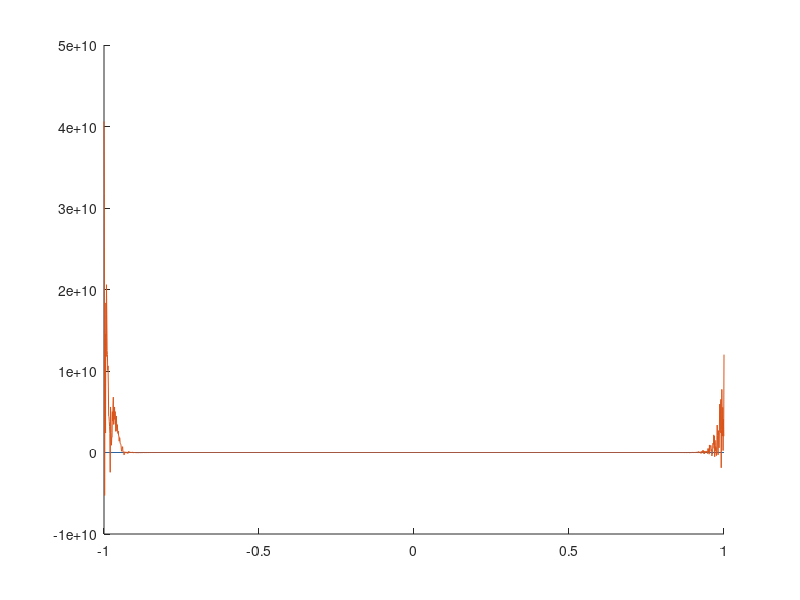

Recreate this plot in MATLAB.
% Langrange seems to be best choice
% Monomial is not stable enough
% Don't need adaptive of Newton

f = @(x) cos(30*pi*x);
f_xi = @(i,n) cos((2*i+1)/(2*n+2)*pi);
x = -1:.001:1;
y_real = f(x);

figure;
hold on;
plot(x, y_real);

for n = 10:10:80
  xi = f_xi(0:n,n);
  A = vander(xi); % Vandermonde, flipped
  yi = f(xi);
  coeffs = A\yi';
  
  y_interp = polyval(coeffs,x); % Polyval expect flipped
  error = abs(y_real-y_interp);
  plot(x, y_interp);
  max(error)
end